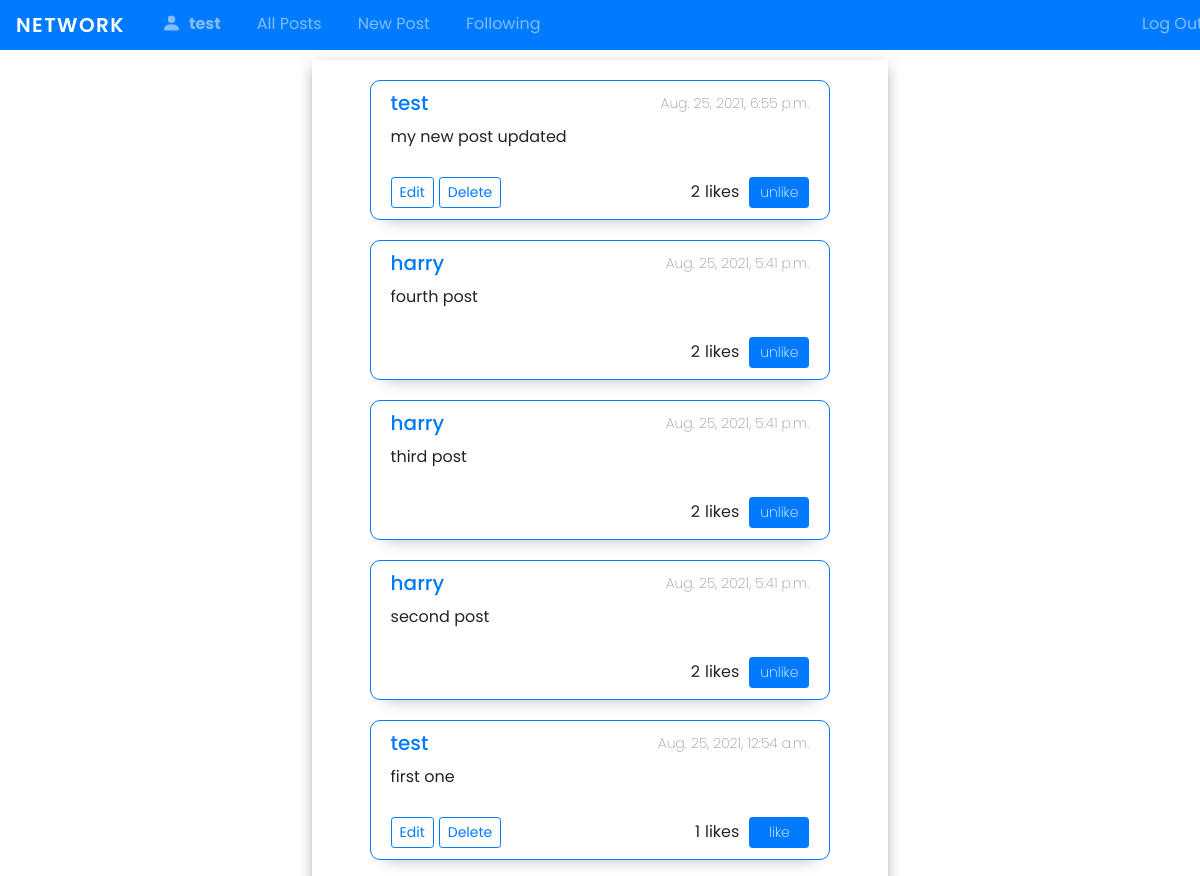
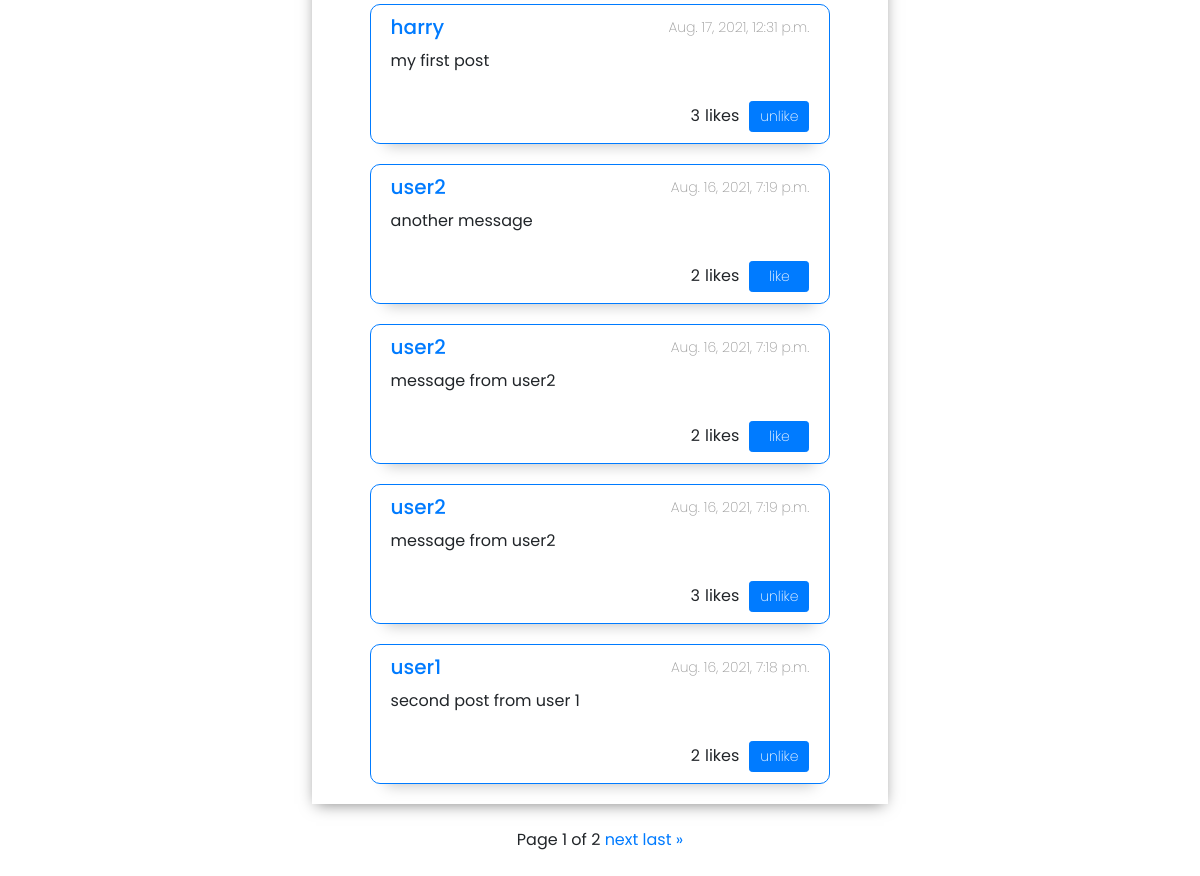
/ (signed in), run on the app's committed database (2 pictures, top to bottom).
### network/models.py (models this page shows, shortened)
class User(AbstractUser):
    image = models.ImageField(upload_to='images',  default='images/user.png')
    following = models.ManyToManyField(
        "self", blank=True, related_name="followers", symmetrical=False
    )
    def __str__(self):
        return f"{self.username}"

class Post(models.Model):
    user = models.ForeignKey("User", on_delete=models.CASCADE)
    text = models.TextField(max_length=500)
    timestamp = models.DateTimeField(auto_now_add=True)
    liked = models.ManyToManyField(User, blank=True, related_name='likes')
    def total_likes(self):
        return self.liked.all().count()

### network/views.py (the view)
# urls.py: path("", views.index, name="index"),
def index(request):
    user = request.user
    posts = Post.objects.order_by('-timestamp')
    paginator = Paginator(posts, 10)
    page_number = request.GET.get('page')
    page_obj = paginator.get_page(page_number)
    return render(request, "network/index.html", {
        "posts": page_obj,
        "userInfo": user,
        "profile": user,
    })

### network/templates/network/index.html (shortened to what this page needs)
{% extends "network/layout.html" %}
{% block body %}
<div class="wrapper">
    <div class="main-section">
        {% for post in posts %}
        <div class="post-body">
            <div class="post-body-header">
                {% if user.is_authenticated %}
                <a href="{% url 'user_info' post.user.id %}">
                    <h5>{{post.user}}</h5>
                </a>
                {% else %}
                <a href="{% url 'login'  %}">
                    <h5>{{post.user}}</h5>
                </a>
                {% endif %}
                <p>{{post.timestamp}}</p>
            </div>
            <p class="post-body-text">{{post.text}}</p>
            <div class="post-buttons">
                {% if userInfo == post.user %}
                <a href="{% url 'edit_post' id=post.id %}"><button class="btn btn-outline-primary btn-sm"
                        id="edit">Edit</button></a>
                <a href="{% url 'delete' id=post.id %}" class="btn btn-outline-primary btn-sm" id="delete"
                    data-id={{post.id}}>Delete</a>
                {% endif %}
                <div class="post-likes">
                    <div class="post-body-likes like-count{{post.id}}">{{post.total_likes}}</div>
                    <div>likes</div>
                </div>
                <form action="{% url 'like-post-view' %}" method="POST" class="like-form" id="{{post.id}}">
                    {% if user.is_authenticated %}
                    <button id="like-btn" class="like-btn{{post.id}} btn btn-primary btn-sm" type="submit">
                        {% if profile not in post.liked.all %}
                        like
                        {% else %}
                        unlike
                        {% endif %}
                    </button>
                    {% endif %}
                </form>
            </div>
        </div>
        {% endfor %}
    </div>
</div>
{% endblock %}

### network/templates/network/layout.html (shortened to what this page needs)
{% load static %}
<!DOCTYPE html>
<html lang="en">
<head>
    <link rel="stylesheet" href="https://stackpath.bootstrapcdn.com/bootstrap/4.4.1/css/bootstrap.min.css"
>
    <link rel="stylesheet" href="https://cdn.jsdelivr.net/npm/bootstrap-icons@1.5.0/font/bootstrap-icons.css">
    <link href="{% static 'network/styles.css' %}" rel="stylesheet">
</head>
<body>
    <nav class="navbar navbar-expand-md navbar-dark bg-primary">
        <a class="navbar-brand" href="#">Network</a>
        <div>
            <ul class="navbar-nav mr-auto">
                {% if user.is_authenticated %}
                <li class="nav-item">
                    <a class="nav-link" href="{% url 'user_info' user.id %}"><svg xmlns="http://www.w3.org/2000/svg"
                            width="16" height="16" fill="currentColor" class="bi bi-person-fill" viewBox="0 0 16 16">
                            <path d="M3 14s-1 0-1-1 1-4 6-4 6 3 6 4-1 1-1 1H3zm5-6a3 3 0 1 0 0-6 3 3 0 0 0 0 6z" />
                        </svg><strong>{{user.username}}</strong></a>
                </li>
                {% endif %}
                <div class="navbar-body">
                    <li class="nav-item">
                        <a class="nav-link" href="{% url 'index' %}">All Posts</a>
                    </li>
                </div>
                {% if user.is_authenticated %}
                <div class="navbar-body">
                    <li class="nav-item">
                        <a class="nav-link" href="{% url 'newpost' %}">New Post</a>
                    </li>
                </div>
                <div class="navbar-body">
                    <li class="nav-item">
                        <a class="nav-link" href="{% url 'following' user.id %}">Following</a>
                    </li>
                </div>
                <li class="nav-item">
                    <a class="nav-link" href="{% url 'logout' %}">Log Out</a>
                </li>
                {% endif %}
            </ul>
        </div>
    </nav>
    <div class="body">
        {% block body %}
        {% endblock %}
        {% if posts.paginator.num_pages > 1 %}
        <div class="container p-4">
            <div class="pagination justify-content-center">
                <span class="step-links">
                    <span class="current">
                        Page {{ posts.number }} of {{ posts.paginator.num_pages }}
                    </span>
                    {% if posts.has_next %}
                    <a href="?page={{ posts.next_page_number }}">next</a>
                    <a href="?page={{ posts.paginator.num_pages }}">last &raquo;</a>
                    {% endif %}
                </span>
            </div>
        </div>
        {% endif %}
    </div>
</body>
</html>

### network/static/network/styles.css (style rules this page uses)
*, *::after, *::before { margin: 0; padding: 0; box-sizing: border-box; font-family: 'Poppins', sans-serif; }
body { overflow-x: hidden; }
.navbar { width: 100%; height: 50px; }
.navbar-brand { text-transform: uppercase; font-weight: 600; letter-spacing: 1.4px; }
.navbar-nav { display: flex; width: 90vw; }
.navbar-body:last-of-type { flex: 1; }
.nav-item { padding: 0 10px; }
.nav-link > svg { width: 25px; height: 25px; margin-right: 5px; padding-bottom: 5px; }
.wrapper { width: 80vw; min-height: calc(100vh - 60px); margin: 10px auto 0; display: flex; justify-content: center; }
.main-section { width: 60%; height: 100%; box-shadow: 0px 4px 15px -4px rgba(0,0,0,0.5); }
.post-body { width: 80%; border: 1px solid #007bff; border-radius: 10px; margin: 20px auto; -webkit-box-shadow: 0px 17px 14px -16px rgba(0,0,0,0.25); box-shadow: 0px 17px 14px -16px rgba(0,0,0,0.25); }
.post-body-header { display: flex; justify-content: space-between; align-items: center; padding: 10px 20px; }
.post-body-header > a { text-decoration: none; }
.post-body-header > a > h5 { margin-bottom: 0; }
.post-body-header > p { font-size: 14px; font-weight: 200; color: #999; margin-bottom: 0; }
.post-body-text { font-size: 16px; padding: 0 20px; width: 90%; }
.post-likes { display: flex; align-items: center; margin-right: 10px; flex: 1; font-weight: 400; }
.post-body-likes { width: 35%; margin-left: auto; margin-right: 0; padding: 5px 5px 5px 15px; text-align: right; }
.post-buttons { display: flex; padding: 10px 20px; align-items: center; justify-content: flex-end; }
#like-btn { width: 60px !important; font-weight: 200 !important; }
#edit { margin-right: 5px; }

### data on the page
User: username "test"
Post: user "test", timestamp "Aug. 25, 2021, 6:55 p.m.", text "my new post updated", total_likes "2", shows "unlike"
Post: user "harry", timestamp "Aug. 25, 2021, 5:41 p.m.", text "fourth post", total_likes "2", shows "unlike"
Post: user "harry", timestamp "Aug. 25, 2021, 5:41 p.m.", text "third post", total_likes "2", shows "unlike"
Post: user "harry", timestamp "Aug. 25, 2021, 5:41 p.m.", text "second post", total_likes "2", shows "unlike"
Post: user "test", timestamp "Aug. 25, 2021, 12:54 a.m.", text "first one", total_likes "1"
Post: user "harry", timestamp "Aug. 17, 2021, 12:31 p.m.", text "my first post", total_likes "3", shows "unlike"
Post: user "user2", timestamp "Aug. 16, 2021, 7:19 p.m.", text "another message", total_likes "2"
Post: user "user2", timestamp "Aug. 16, 2021, 7:19 p.m.", text "message from user2", total_likes "2"
Post: user "user2", timestamp "Aug. 16, 2021, 7:19 p.m.", text "message from user2", total_likes "3", shows "unlike"
Post: user "user1", timestamp "Aug. 16, 2021, 7:18 p.m.", text "second post from user 1", total_likes "2", shows "unlike"

### other printed values
{{ posts.number }} "1"
{{ posts.paginator.num_pages }} "2"
